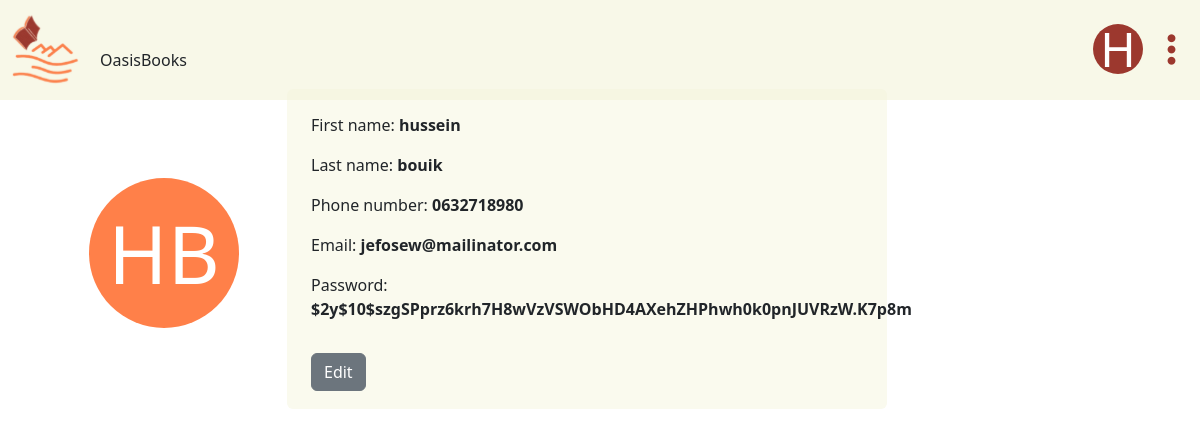
/php/profil.php (signed in), run on the app's committed database.
### tables this page shows
CREATE TABLE `members` (
  `Nickname` varchar(150) NOT NULL,
  `Firstname` varchar(150) DEFAULT NULL,
  `Lastname` varchar(150) DEFAULT NULL,
  `Password` varchar(150) DEFAULT NULL,
  `Admin` tinyint(1) DEFAULT NULL,
  `Address` varchar(100) DEFAULT NULL,
  `Email` varchar(100) DEFAULT NULL,
  `PhoneNumber` varchar(100) DEFAULT NULL,
  `CIN` varchar(50) DEFAULT NULL,
  `Occupation` varchar(50) DEFAULT NULL,
  `Penalty_Count` int(11) DEFAULT NULL,
  `Birth_Date` date DEFAULT NULL,
  `Creation_Date` date DEFAULT NULL
);

### php/profil.php (the view, shortened to what this page needs)
<!DOCTYPE html>
<html lang="en">
<head>
  <link href="https://cdn.jsdelivr.net/npm/bootstrap@5.3.0-alpha1/dist/css/bootstrap.min.css" rel="stylesheet">
  <link href="../css/style_profile.css" alt="stylesheet" />
</head>
<body>
  <?php
  require 'navbar.php';
  $nickname = $_SESSION["nickname"];
  $sql = "SELECT * FROM Members WHERE nickname = ?";
  $stmt = $db->prepare($sql);
  $stmt->execute([$nickname]);
  if ($stmt->rowCount() > 0) {
    $row = $stmt->fetch(PDO::FETCH_ASSOC);
    $first_name = $row["Firstname"];
    $last_name = $row["Lastname"];
    $initials = strtoupper(substr($first_name, 0, 1) . substr($last_name, 0, 1));
  } else {
    echo "User not found.";
  }
  ?>
  <div class="profilinfo d-flex gap-5 " style="height: 320px; padding: 0%; margin-top:89px;">
    <div class="rounded-circle  d-flex justify-content-center align-items-center" style="width: 150px; height: 150px;margin-top:89px;margin-left:89px;background-color: #ff8049;">
      <span class="text-white display-1 font-weight-bold"><?php echo $initials; ?></span>
    </div>
    <div class="userinfo  p-4 rounded w-50 " style=" background-color: #FAFAEE;">
      <p class="card-text">First name: <span class="fw-bold"><?php echo  $row["Firstname"]; ?></span></p>
      <p class="card-text">Last name: <span class="fw-bold"><?php echo $row["Lastname"]; ?></span></p>
      <p class="card-text">Phone number: <span class="fw-bold"><?php echo $row["PhoneNumber"];; ?></span></p>
      <p class="card-text">Email: <span class="fw-bold"><?php echo $row["Email"]; ?></span></p>
      <p class="card-text">Password: <span class="fw-bold"><?php echo $row["Password"]; ?></span></p>
      <div class="editprofil"><button type="button" class="btn btn-secondary mt-3" data-bs-toggle="modal" data-bs-target="#editModal">Edit <iconify-icon icon="material-symbols:edit"></iconify-icon></button></div>
    </div>
  </div>
</body>
</body>
</html>

### data on the page
members: initials "HB", Firstname "hussein", Lastname "bouik", PhoneNumber "0632718980", Email "jefosew@mailinator.com", Password "$2y$10$szgSPprz6krh7H8wVzVSWObHD4AXehZHPhwh0k0pnJUVRzW.K7p8m"

### other printed values
$initial "H"
